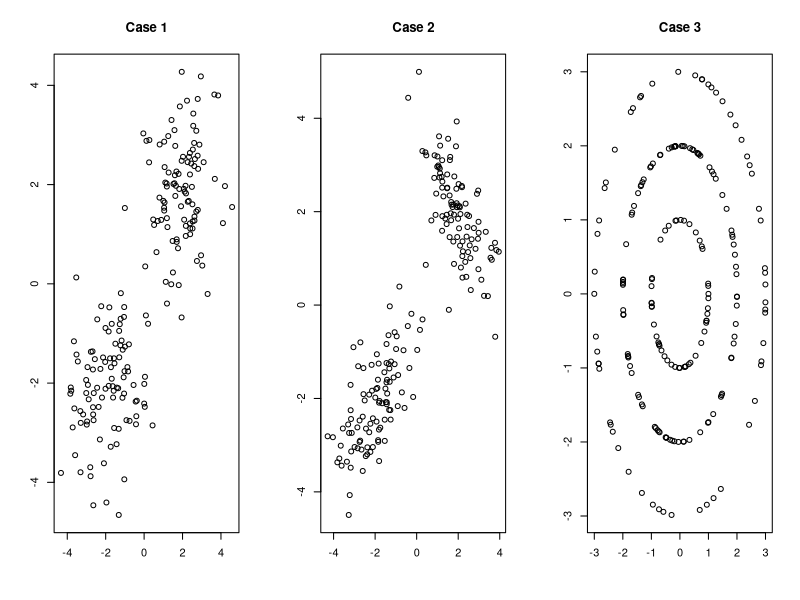

Recreate this plot in R.
## ---- chunk 1
set.seed(185)
library("MASS")
N <- 200
rho <- 3/4
data1 <- matrix(rnorm(N*2, mean = -2), nrow = N) + matrix((runif(N) < 0.5),nrow = N) %*% matrix(c(4,4),nrow = 1)
data2 <- rbind(mvrnorm(N/2, mu = c(-2,-2), Sigma = matrix(c(1,rho,rho,1),nrow = 2)),
               mvrnorm(N/2, mu = c(2,2), Sigma = matrix(c(1,-rho,-rho,1),nrow = 2)))
data3 <- matrix(rnorm(N*2), nrow = N)
data3 <- diag(1 + (runif(N) < 0.5) + (runif(N) < 0.5)) %*% diag(1/sqrt(diag(data3 %*% t(data3)))) %*% data3
par(mfrow = c(1,3))
plot(data1, xlab = '', ylab = '', main = "Case 1")
plot(data2, xlab = '', ylab = '', main = "Case 2")
plot(data3, xlab = '', ylab = '', main = "Case 3")
## ---- chunk 2

